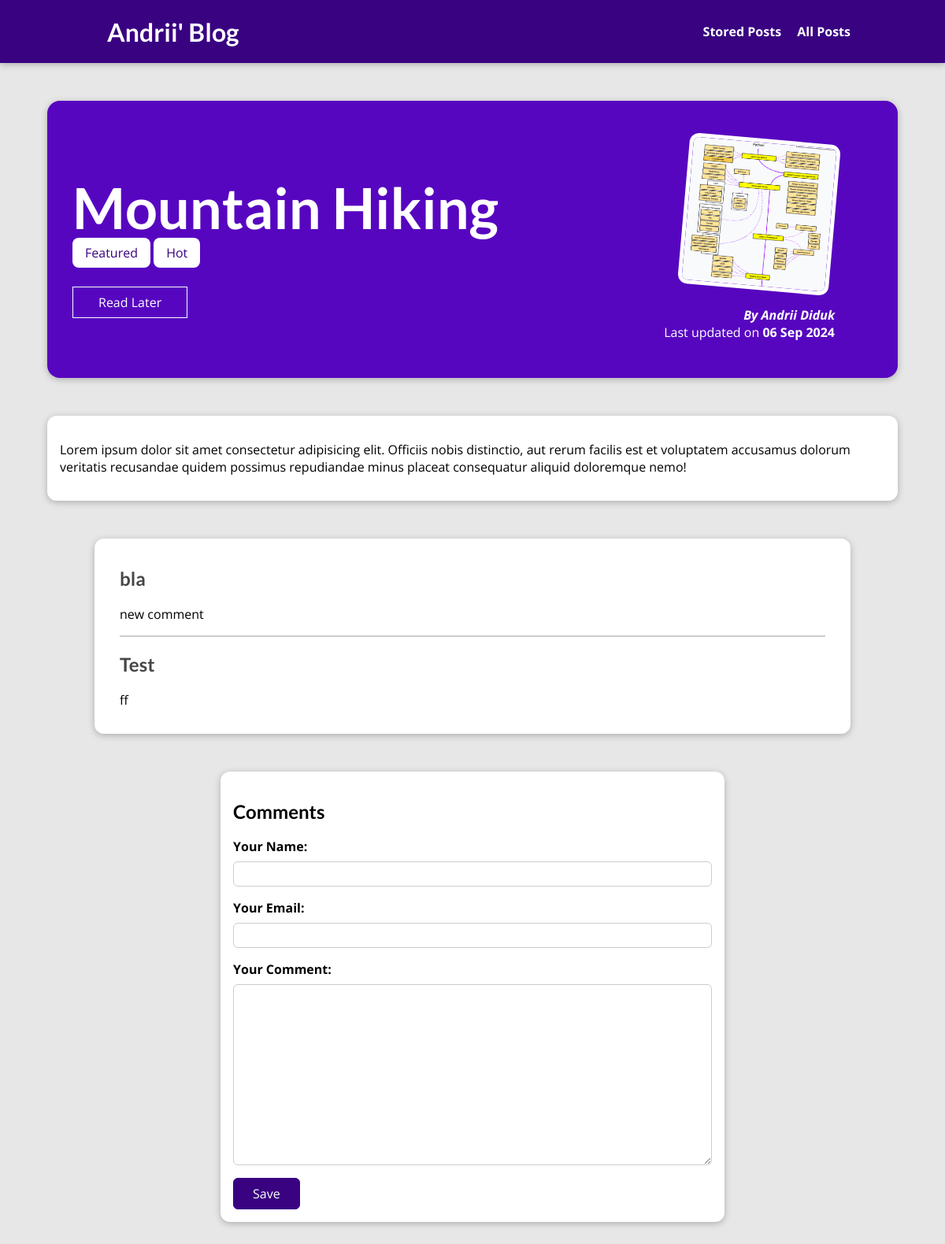
The page /posts/hike-in-the-mountains on the database its author committed.
### blog/models.py (models this page shows, shortened)
class Post(models.Model):
    title=models.CharField(max_length=150)
    excerpt=models.CharField(max_length=200)
    image=models.ImageField(upload_to='posts',null=True)
    author=models.ForeignKey(Author, on_delete=models.SET_NULL, related_name='posts',null=True)
    date=models.DateField(auto_now=True)
    slug=models.SlugField(max_length=200,unique=True,db_index=True)
    content=models.TextField(validators=[MinLengthValidator(10)])
    tags=models.ManyToManyField(Tag)

class Tag(models.Model):
    captions=models.CharField(max_length=20)

class Author(models.Model):
    first_name=models.CharField(max_length=100)
    last_name=models.CharField(max_length=100)
    email_address=models.EmailField()
    @property
    def full_name(self):
        return f'{self.first_name} {self.last_name}'
    def __str__(self):
        return self.full_name

class Comment(models.Model):
    user_name=models.CharField(max_length=120)
    user_email=models.EmailField()
    text=models.TextField(max_length=400)
    post=models.ForeignKey(Post,on_delete=models.CASCADE,related_name='comments')

### blog/views.py (the view)
# urls.py: path('posts/<slug:slug>',views.SinglePostView.as_view(),name='post-detail-page'),
class SinglePostView(View):
    template_name='blog/post-detail.html'
    model=Post
    def is_stored_post(self,request,post_id):
        stored_posts=request.session.get('stored_posts')
        if stored_posts is not None:
            is_saved_for_later = post_id in stored_posts
        else:
            is_saved_for_later=False
        return is_saved_for_later
    def get(self,request,slug):
        post=Post.objects.get(slug=slug)
        return render(request,self.template_name,{
            'post':post,
            'post_tags':post.tags.all(),
            'comment_form':CommentForm(),
            'comments':post.comments.all().order_by('-id'),
            'saved_for_later':self.is_stored_post(request,post.id)
        })
    def post(self,request,slug):
        comment_form=CommentForm(request.POST)
        post=Post.objects.get(slug=slug)
        if comment_form.is_valid():
            comment=comment_form.save(commit=False)
            comment.post=post
            comment.save()
            return HttpResponseRedirect(reverse('post-detail-page',args=[slug]))
        return render(request,self.template_name,{
            'post':post,
            'post_tags':post.tags.all(),
            'comment_form':comment_form,
            'comments':post.comments.all().order_by('-id'),
            'saved_for_later':self.is_stored_post(request,post.id)
        })

### blog/forms.py
class CommentForm(forms.ModelForm):
    class Meta:
        model = Comment
        exclude = ["post"]
        labels= {
            'user_name': 'Your Name',
            'user_email': 'Your Email',
            'text': 'Your Comment'
        }

### blog/templates/blog/post-detail.html (shortened to what this page needs)
{% extends "base.html" %}
{% load static %}
{% block css_files %}
<link rel="stylesheet" href="{% static "blog/post-detail.css" %}" />
{% endblock %}
{% block content %}
<section id="summary">
  <h2>{{ post.title }}</h2>
  <div>{% for tag in post_tags %}
    <span class='tag'>{{ tag.captions }}</span>
    {% endfor %}
  </div>
  <div id='read-later'>
    <form action="{% url 'read-later' %}" method='POST'>
    <button>
      {% if saved_for_later %}
      Remove from "Read Later"
      {% else %}
      Read Later
      {% endif %}
    </button>
    </form>
  </div>
  <article>
    <img src="{{ post.image.url }}" alt="{{ post.title }}" />
    <address>By <a href='mailto:{{ post.author.email_address }}'>{{ post.author }}</a></address>
    <div>Last updated on <time>{{ post.date|date:"d M Y" }}</time></div>
  </article>
</section>
<main>
  {{ post.content|linebreaks }}
</main>
<section id = 'comments' >
  <ul>
    {% for comment in comments %}
    <li>
      <h2>{{ comment.user_name }}</h2>
      <p>{{ comment.text|linebreaks }}</p>
    </li>
    {% endfor %}
  </ul>
</section>
<section id='comment-form'>
  <h2>Comments</h2>
  <form action='{% url "post-detail-page" post.slug %}' method='POST'>
    {% for form_field in comment_form %}
    <div class='form-control {% if form_field.errors %}invalid{% endif %}'>
      {{ form_field.label_tag }}
      {{ form_field }}
    </div>
    {% endfor %}
    <button>Save</button>
  </form>
</section>
{% endblock %}

### templates/base.html (shortened to what this page needs)
{% load static %}
<!DOCTYPE html>
<html lang="en">
<head>
  <link rel="stylesheet" href="{% static "app.css" %}">
  {% block css_files %}{% endblock %}
</head>
<body>
  <header id="main-navigation">
    <h1><a href="{% url "starting-page" %}">Andrii' Blog</a></h1>
    <nav>
      <a href="{% url "read-later" %}">Stored Posts</a>
      <a href="{% url "posts-page" %}">All Posts</a>
    </nav>
  </header>
  {% block content %}
  {% endblock %}
</body>
</html>

### static/app.css (style rules this page uses)
* { box-sizing: border-box; }
html { font-family: 'Open Sans', 'Lato', sans-serif; }
body { margin: 0; }
h1, h2, h3 { font-family: 'Lato', sans-serif; font-weight: bold; }
#main-navigation { width: 100%; height: 5rem; display: flex; justify-content: space-between; align-items: center; padding: 0 10%; position: absolute; top: 0; left: 0; }
#main-navigation a { text-decoration: none; color: white; font-weight: bold; margin-left: 1rem ; }

### blog/static/blog/post-detail.css (style rules this page uses)
body { background-color: #e7e7e7; }
#main-navigation { background-color: #390281; box-shadow: 0 2px 8px rgba(0, 0, 0, 0.25); }
#summary { margin: 8rem auto 3rem auto; padding: 2rem; width: 90%; max-width: 90rem; border-radius: 16px; background-color: #5706c0; position: relative; box-shadow: 0 2px 8px rgba(0, 0, 0, 0.25); height: 22rem; }
#summary h2 { color: white; font-size: 4.5rem; margin-bottom: 0.25rem; }
#summary article { position: absolute; top: 2rem; right: 3rem; padding: 1rem 2rem; border-radius: 12px; text-align: right; color: white; }
#summary article img { width: 12rem; height: 12rem; border-radius: 12px; transform: rotateZ(5deg); border: 5px solid white; margin-bottom: 1rem; }
#summary address { font-weight: bold; }
#summary a { color: white; text-decoration: none; }
#summary time { font-weight: bold; }
#read-later { margin: 2rem 0; }
#read-later button { background-color: transparent; border: 1px solid white; padding: 0.5rem 2rem; font: inherit; color: white; cursor: pointer; }
main { width: 90%; max-width: 90rem; margin: 3rem auto; background-color: white; padding: 1rem; border-radius: 12px; box-shadow: 0 2px 8px rgba(0, 0, 0, 0.25); }
.tag { background-color: white; color: #390281; padding: 0.5rem 1rem; border-radius: 8px; }
#comment-form { margin: 3rem auto; width: 90%; max-width: 40rem; border-radius: 12px; background-color: white; box-shadow: 0 2px 8px rgba(0, 0, 0, 0.25); padding: 1rem; }
#comment-form button { font: inherit; background-color: #390281; color: white; border: 1px solid #390281; padding: 0.5rem 1.5rem; border-radius: 6px; cursor: pointer; }
.form-control { margin-bottom: 1rem; }
.form-control label { font-weight: bold; margin-bottom: 0.5rem; display: block; }
.form-control input, .form-control textarea { display: block; width: 100%; font: inherit; padding: 0.25rem; border-radius: 6px; border: 1px solid #ccc; }
#comments { margin: 3rem auto; width: 90%; max-width: 60rem; border-radius: 12px; background-color: white; box-shadow: 0 2px 8px rgba(0, 0, 0, 0.25); padding: 1rem 2rem; }
#comments ul { list-style: none; margin: 0; padding: 0; }
#comments li { margin-bottom: 1rem; border-bottom: 2px solid #ccc; }
#comments li:last-of-type { border-bottom: none; }
#comments h2 { color: #464646; }

### rows shown on the page
Post: title "Mountain Hiking", image (picture), author "Andrii Diduk", date "06 Sep 2024", content "Lorem ipsum dolor sit amet consectetur adipisicing elit. Officiis nobis distinctio, aut rerum facilis est et voluptatem accusamus dolorum veritatis recusandae quidem possimus repudiandae minus placeat consequatur aliquid doloremque nemo!"
Tag: captions "Featured"
Tag: captions "Hot"
Comment: user_name "bla", text "new comment"
Comment: user_name "Test", text "ff"
